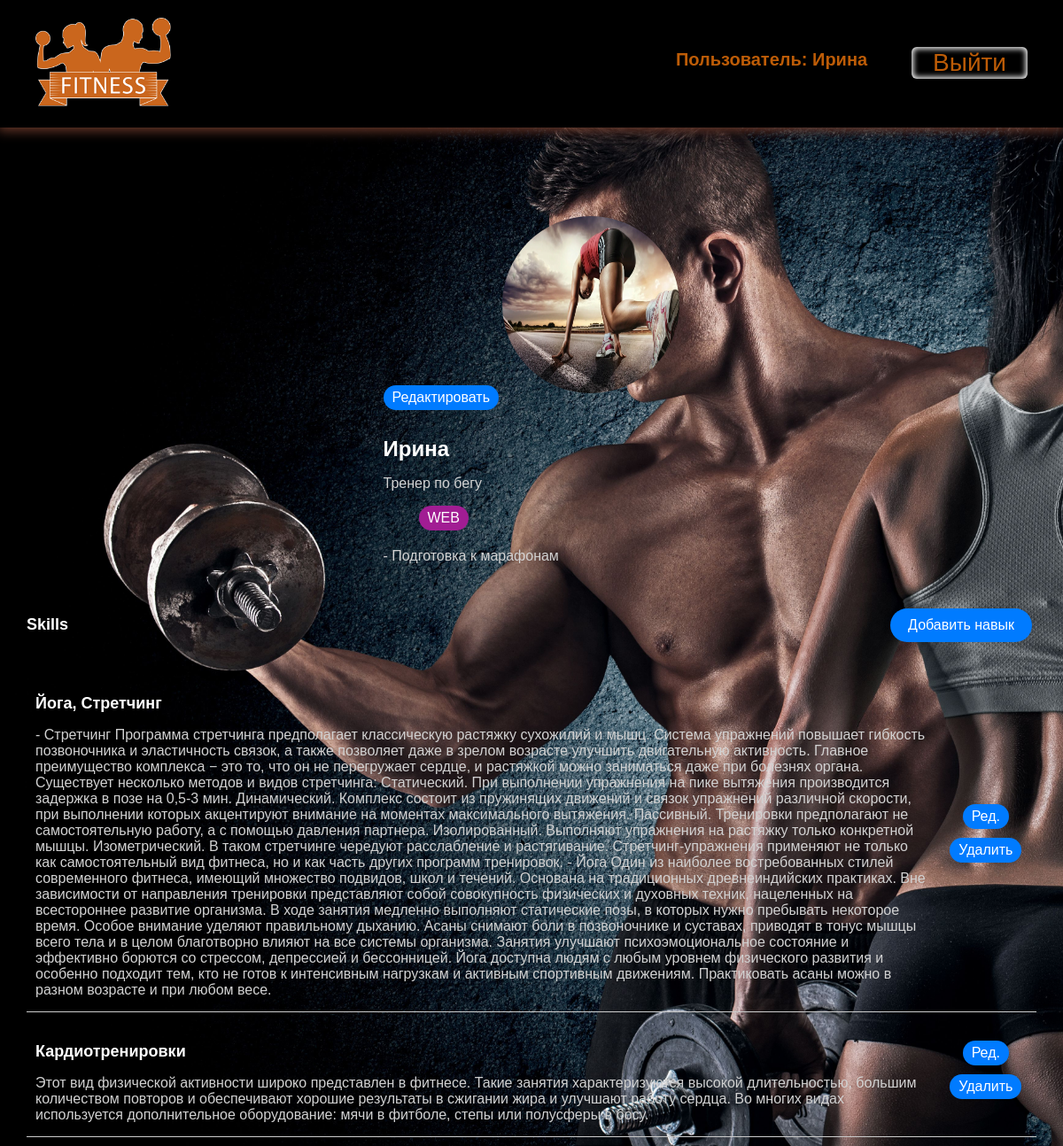
/account/ (signed in), run on the app's committed database.
### fitness/models.py (models this page shows, shortened)
class Profile(models.Model):
    user = models.OneToOneField(User, on_delete=models.CASCADE, null=True, blank=True)
    name = models.CharField(max_length=200, null=True, blank=True)
    email = models.EmailField(max_length=200, null=True, blank=True)
    username = models.CharField(max_length=200, null=True, blank=True)
    short_info = models.CharField(max_length=200, null=True, blank=True)
    bio = models.TextField(null=True, blank=True)
    profile_image = models.ImageField(upload_to="profiles/", default="profiles/user-default.png")
    social_inst = models.CharField(max_length=200, null=True, blank=True)
    social_vk = models.CharField(max_length=200, null=True, blank=True)
    social_web = models.CharField(max_length=200, null=True, blank=True)
    created = models.DateTimeField(auto_now_add=True)
    class Meta:
        verbose_name = "Профиль"
        verbose_name_plural = "Профили"

class Skill(models.Model):
    owner = models.ForeignKey(Profile, on_delete=models.CASCADE, blank=True, null=True)
    name = models.CharField(max_length=200, blank=True, null=True)
    description = models.TextField(blank=True, null=True)
    created = models.DateTimeField(auto_now_add=True)
    class Meta:
        verbose_name = "Навык"
        verbose_name_plural = "Навыки"

### fitness/views.py (the view)
# urls.py: path('account/', views.user_account, name='account'),
@login_required(login_url='loginuser')
def user_account(request):
    prof = request.user.profile
    skills = prof.skill_set.all()
    context = {
        'profile': prof,
        'skills': skills,
    }
    return render(request, 'fitness/account.html', context)

### fitness/templates/fitness/account.html (shortened to what this page needs)
{% extends 'fitness/base.html' %}
{% block content %}
<main>
    <div class="container">
        <div class="layout">
            <a class="tag tag--pill tag--main settings__btn" href="{% url 'edit-account' %}">Редактировать</a>
            <img src="{{ profile.profile_image.url }}" alt="">
            <h2>{{ profile.name }}</h2>
            <p>{{ profile.short_info }}</p>
            <ul>
                {% if profile.social_web %}
                <li>
                    <a title="WEB" href="{{ profile.social_web }}" target="_blank">WEB</a>
                </li>
                {% endif %}
            </ul>
            <p>
               {{ profile.bio }}
            </p>
        </div>
    </div>
    <div class="settings">
        <h3 class="settings__title">Skills</h3>
        <a class="tag tag--pill tag--sub settings__btn tag--lg" href="{% url 'create-skill' %}">Добавить навык</a>
    </div>
    <table class="settings__table">
        {% for skill in skills %}
        <tr>
            <td class="settings__tableInfo">
                <h4>{{ skill.name }}</h4>
                <p>
                    {{ skill.description }}
                </p>
            </td>
            <td class="settings__tableActions">
                <a class="tag tag--pill tag--main settings__btn" href="{% url 'update-skill' skill.id %}"> Ред.</a>
                <a class="tag tag--pill tag--main settings__btn" href="{% url 'delete-skill' skill.id %}">
                    Удалить</a>
            </td>
        </tr>
        {% endfor %}
    </table>
</main>
{% endblock %}

### fitness/templates/fitness/base.html (shortened to what this page needs)
<!DOCTYPE html>
{% load static %}
<html lang="en">
<head>
    <link rel="stylesheet" href="{% static 'css/style.css' %}">
</head>
<body>
{% if user.is_authenticated %}
<div class="menu">
    <div class="wrap">
        <div class="logo">
            <a href="{% url 'home' %}"><img src="{% static 'skills/fit.png' %}" alt=""></a>
        </div>
        <ul>
            <li class="logo"><a href="{% url 'account' %}">Пользователь: {{ user.username }}</a></li>
            <li>
              <form action="{% url 'logoutuser' %}" method="post">
                <button class="top">Выйти</button>
              </form>
            </li>
        </ul>
    </div>
</div>
{% endif %}
<div class="content">
    <div class="wrap">
      {% block content %}
      {% endblock %}
    </div>
</div>
</body>
</html>

### fitness/static/css/style.css (style rules this page uses)
body { padding: 0; margin: 0; background-color: rgb(232, 234, 251); font-family: Verdana, Geneva, Tahoma, sans-serif; background-image: url(../../../media/profiles/img2.jpg); background-size: cover; background-position: inherit; background-repeat: no-repeat; width: 100%; height: 100%; }
a { text-decoration: none; color: black; }
p { color: rgb(210, 210, 210) }
.wrap { max-width: 1200px; margin: 0 auto; padding: 10px 30px; box-sizing: border-box; }
.menu { background: black; padding: 10px; box-shadow: 0 2px 12px 2px #673729; }
.menu .wrap { display: flex; flex-wrap: wrap; justify-content: space-between; align-items: center; }
.menu ul { display: flex; list-style: none; font-size: 20px; }
.menu a { color: rgb(189, 92, 7); font-weight: bold; text-decoration: none; }
.menu li { margin-left: 50px; }
img { height: 100px; }
.logo { font-weight: bold; color: rgb(189, 92, 7); }
.content { margin: 0 auto; }
.content .wrap { display: flex; flex-direction: column; align-items: center; justify-content: center; margin-top: 40px; }
h1, h2, h3, h4 { color: #ffffff; }
button { border-radius: 6px; box-shadow: inset 0 0 6px 2px #fff; padding: 10px 30px; font-size: 28px; cursor: pointer; }
.top { padding: 2px 24px; margin-top: -3px; background: transparent; border: none; color: rgb(189, 92, 7); }
.container { display: flex; justify-content: center; align-items: center; flex-direction: column; margin-top: 50px; }
.layout { margin-bottom: 20px; }
.tag--pill { display: inline-block; padding: 5px 10px; border-radius: 20px; text-decoration: none; background-color: #007bff; color: #fff; margin-bottom: 10px; }
.layout img { width: 200px; height: 200px; border-radius: 50%; margin-bottom: 10px; }
.layout h2 { font-size: 24px; margin-bottom: 10px; }
.layout p { margin-bottom: 10px; }
.layout ul { list-style-type: none; margin-bottom: 10px; }
.layout ul li { display: inline-block; margin-right: 10px; }
.layout ul li a { display: block; padding: 5px 10px; border-radius: 20px; text-decoration: none; background-color: #a11d93; color: #fff; }
.layout p:last-child { margin-top: 20px; margin-bottom: 20px; }
.settings { text-align: center; margin-bottom: 20px; display: flex; justify-content: space-between; align-items: baseline; }
.settings__title { font-size: 18px; margin-bottom: 10px; }
.tag--lg { font-size: 16px; padding: 10px 20px; border-radius: 20px; margin-bottom: 10px; margin: 5px; }
.settings__table { width: 100%; border-collapse: collapse; }
.settings__table td { padding: 10px; border-bottom: 1px solid #ccc; }
.settings__table td h4 { font-size: 18px; margin-bottom: 5px; }
.settings__table td p { margin-bottom: 5px; }
.settings__tableActions { text-align: center; }
.settings__tableActions a { display: inline-block; padding: 5px 10px; border-radius: 20px; text-decoration: none; background-color: #007bff; color: #fff; margin-right: 5px; }

### data on the page
Profile: profile_image (picture), name "Ирина", short_info "Тренер по бегу", bio "- Подготовка к марафонам"
Skill: name "Йога, Стретчинг", description "- Стретчинг Программа стретчинга предполагает классическую растяжку сухожилий и мышц. Система упражнений повышает гибкость позвоночника и эластичность связок, а также позволяет даже в зрелом возрасте улучшить двигательную активность. Главное преимущество комплекса − это то, что он не перегружает сердце, и растяжкой можно заниматься даже при болезнях органа. Существует несколько методов и видов стретчинга: Статический. При выполнении упражнения на пике вытяжения производится задержка в позе на 0,5-3 мин. Динамический. Комплекс состоит из пружинящих движений и связок упражнений различной скорости, при выполнении которых акцентируют внимание на моментах максимального вытяжения. Пассивный.…"
Skill: name "Кардиотренировки", description "Этот вид физической активности широко представлен в фитнесе. Такие занятия характеризуются высокой длительностью, большим количеством повторов и обеспечивают хорошие результаты в сжигании жира и улучшают работу сердца. Во многих видах используется дополнительное оборудование: мячи в фитболе, степы или полусферы в босу."

### other printed values
{{ user.username }} "Ирина"
